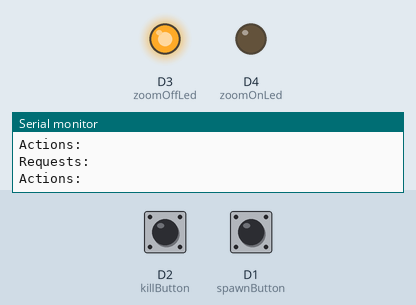
Simulated run of this sketch. Board: ESP8266 (NodeMCU). On the bench: output pins drawn as LEDs (lit = HIGH), the last lines printed to the serial monitor. Dashed ring = blinking. Inputs (shaded band) come from the test bench; at power-on: D2 (killButton) LOW, D1 (spawnButton) LOW. WiFi joins after 1.5 s; servers stay silent unless stated.

Above: at 4.2 s.
4.3 s: D2 (killButton) pulled HIGH for 1 s
At 4.61 s:
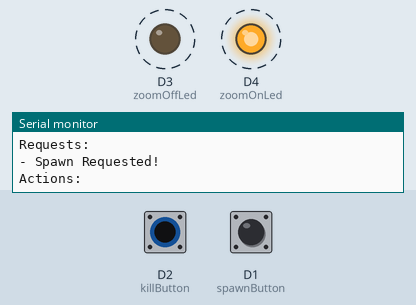
6.9 s: D1 (spawnButton) pulled HIGH for 0.6 s
9.0 s: D2 (killButton) pulled HIGH for 3.2 s
At 12.7 s:
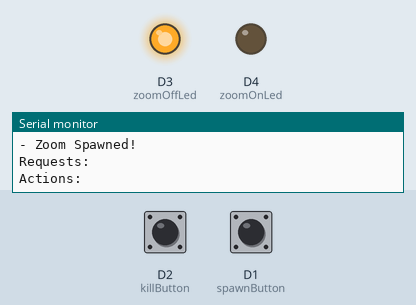
Timing chart, 0 to 14.2 s (numbered marks = the images above; inputs shaded):
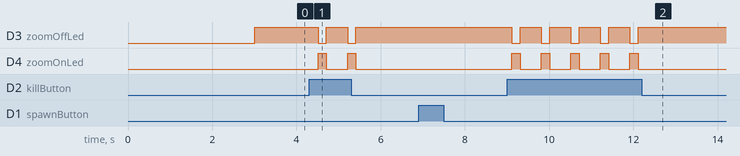

The sketch:

Zoom_Killer.ino
```cpp
/* Zoom_Killer.ino
 *
 * Monitor and kill Zoom
 */

#include "interfaces.h"
#include "wifi_client.h"
#include "variables.h"
#include "http_client.h"


boolean networkState = false;


// Set up interfaces, connect to the WiFi network, and illuminate default LEDs.
void setup() {
  delay(1000);
  Serial.begin(115200);

  pinMode(zoomOnLed, OUTPUT);
  pinMode(zoomOffLed, OUTPUT);
  pinMode(spawnButton, INPUT);
  pinMode(killButton, INPUT);

  networkState = connWifi(ssid, password);
  if ( !networkState) {
    sleep();
  }

  updateLeds(zoomOffLed, true);
}


// Evaluate the status of each interface, check the status of Zoom on the server,
// perform requested actions, and update hardware LEDs to represent the status.
void loop() {
  boolean killButtonState = monButton(killButton);
  boolean spawnButtonState = monButton(spawnButton);

  String destination = "http://" + srvName + ":" + String(srvPort);
  postRequests(killButtonState, spawnButtonState);
  httpPost(killButtonState, spawnButtonState, destination);

  boolean zoomRunState = zoomState(destination);
  if (! zoomRunState){
    updateLeds(zoomOnLed, false);
    updateLeds(zoomOffLed, true);
  }

  Serial.println();
  delay(500);
}


// If the hardware fails to connect to a wireless network, then enter deep sleep.
void sleep() {
  Serial.println("Going to sleep!");
  ESP.deepSleep(30e6);
}
```

http_client.h
```cpp
/* http_client.h
 *
 * Perform HTTP requests to a server.
 */

#include "ESP8266HTTPClient.h"


// Check whether or not Zoom is running on a server.
boolean zoomState(String destination){
  HTTPClient http;
  http.begin(destination);
  String rspContent = http.getString();
  http.end();

  if (rspContent == "Yes"){
    return true;
  }
  else{
    return false;
  }
}


// Send a HTTP request to the server instructing it to kill Zoom
void killZoom(String destination){
  updateLeds(zoomOnLed, false);
  updateLeds(zoomOffLed, true);

  HTTPClient http;
  destination = destination + "/killzoom";
  http.begin(destination);
  int rspCode = http.GET();
  String rspContent = http.getString();
  http.end();
}


// Send an HTTP request to the server instructing it to spawn Zoom.
void spawnZoom(String destination){
  updateLeds(zoomOnLed, true);
  updateLeds(zoomOffLed, false);

  HTTPClient http;
  destination = destination + "/spawnzoom";
  http.begin(destination);
  int rspCode = http.GET();
  String rspContent = http.getString();
  http.end();
}


// Drive the requested actions.
void httpPost(boolean spawnButtonState, boolean killButtonState, String destination){
  Serial.println("Actions:");

  if (killButtonState){
    killZoom(destination);
    Serial.println("- Zoom Killed!");
  }
  if (spawnButtonState){
    spawnZoom(destination);
    Serial.println("- Zoom Spawned!");
  }
}
```

interfaces.h
```cpp
/* interefaces.h
 *
 * Declare all hardware interfaces and manage their states.
 */

// Interfaces
const uint8_t spawnButton = D1;
const uint8_t killButton = D2;
const uint8_t zoomOnLed = D4;
const uint8_t zoomOffLed = D3;


boolean monButton(uint8_t button) {
  boolean buttonState = digitalRead(button);

  if (buttonState == HIGH) {
    return true;
  }
  else {
    return false;
  }
}


void postRequests(boolean spawnButtonState, boolean killButtonState){
  Serial.println("Requests:");

  if (killButtonState){
    Serial.println("- Kill Requested!");
  }

  if (spawnButtonState){
    Serial.println("- Spawn Requested!");
  }
}


void updateLeds(uint8_t light, boolean state) {
    if (state){
      digitalWrite(light, HIGH);
    }else{
      digitalWrite(light, LOW);
    }
}
```

variables.h
```cpp
/* variables.h
 *
 * Declare all input variables used by Zoom Killer.
 */


// WiFi Network Information
const char* ssid = "Hubble";
const char* password = "PASSWORD";


// Zoom Server Information
const String srvName = "mars.sol.milkyway";
const int srvPort = 8000;
```

wifi_client.h
```cpp
/* interefaces.h
 *
 * Connect to a WiFi network.
 */

#include "ESP8266WiFi.h"


boolean connWifi(const char* ssid, const char* password) {
  Serial.println("\n******************************");
  Serial.println("Connecting to WiFi");

  WiFi.begin(ssid, password);
  uint8_t attempts = 1;

  while (attempts < 31) {
    if (WiFi.status() != WL_CONNECTED) {
      Serial.print(".");
      delay(1000);
      attempts++;
    }

    if (WiFi.status() == WL_CONNECTED) {
      Serial.println("");
      Serial.println("Connection Successful!");
      Serial.print("IP Address: ");
      Serial.println(WiFi.localIP());
      Serial.print("Subnet Mask: ");
      Serial.println(WiFi.subnetMask());
      Serial.print("Gateway Address: ");
      Serial.println(WiFi.gatewayIP());
      Serial.println("******************************\n");
      return true;
    }
  }

  Serial.println("\nConnection Failed!");
  return false;
}
```

Measured:
- after the input at 4.3 s, D3 (zoomOffLed): alternates HIGH for 0.50 s and LOW for 0.20 s, 4 changes in all, then stays HIGH, starting after 0.21 s; D4 (zoomOnLed): alternates HIGH for 0.20 s and LOW for 0.50 s, 4 changes in all, then stays LOW, starting after 0.21 s
- after the input at 9.0 s, D3 (zoomOffLed): alternates HIGH for 0.50 s and LOW for 0.20 s, 10 changes in all, then stays HIGH, starting after 0.11 s; D4 (zoomOnLed): alternates HIGH for 0.20 s and LOW for 0.50 s, 10 changes in all, then stays LOW, starting after 0.11 s
